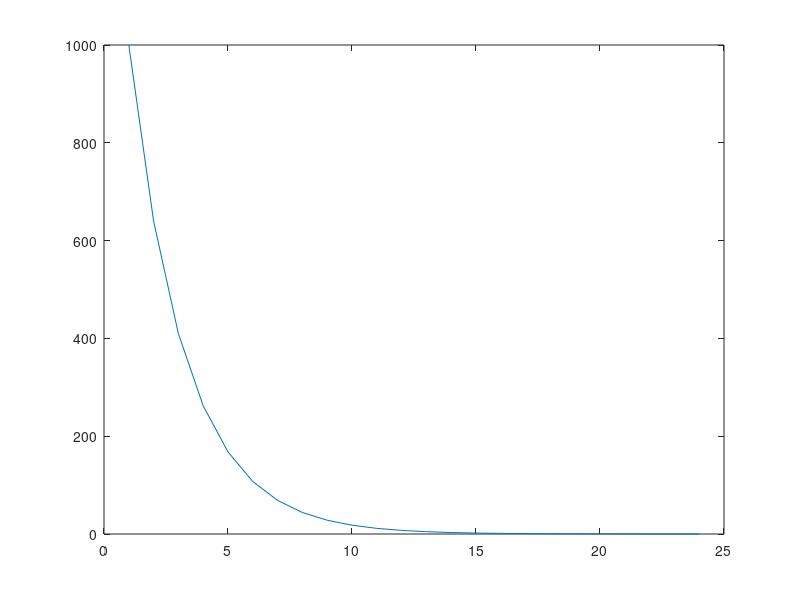
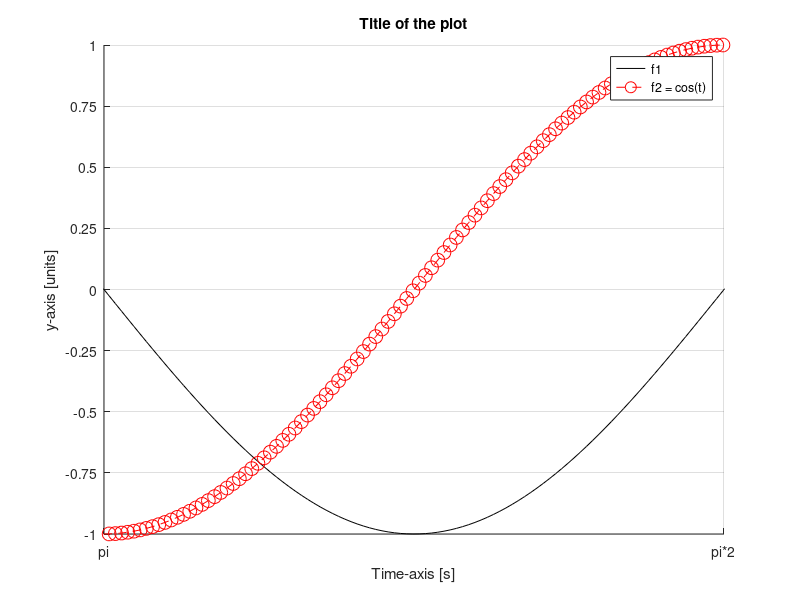
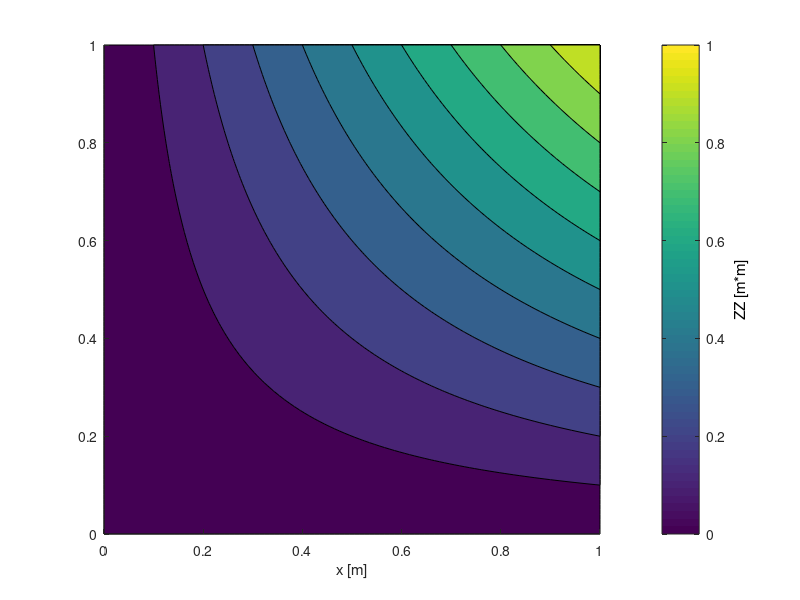

Write the MATLAB code that produced these figures, in order.
clear
r = 0.0001; % 1 /s decay!
C0 = 1000; %cells
t_end = 1; % day
dt = 3600; % seconds
nt = t_end * 24*3600 / dt ; %one days worth of time inspected by 10 s inteval
C = zeros(nt, 1); % Cells
size(C)
C(1) = C0;
for n = 1:nt-1 ;
C(n+1) = C(n) - r * C(n) * dt;
end

%%
figure
plot(1:nt,C)

%% Plotting
fig = figure(2); clf; hold on
t = 1 : pi / 100 : 4*pi;
y = sin( t );
plot( t, y  ,'-k')
plot( t, cos(t)  ,'--or','markersize',10)
title('Title of the plot')
xlabel('Time-axis [s]')
ylabel('y-axis [units]')
grid on

%ax = gca; % get current axis

set(gca, 'XTick', [0, 1, pi, pi*2])
set(gca, 'XTickLabel', {'start','1', 'pi', 'pi*2'})
set(gca, 'YTick', -1:0.25:1)
xlim([pi 2*pi])
leg_hand = legend({'f1','f2 = cos(t)'});

%% 2D plots

fig = figure(3); clf; hold on
x = linspace(0, 1, 100);
y = x';
[xx, yy] = meshgrid(x,y);
zz = xx.*yy;

pcolor( xx, yy, zz )
%shading flat    %eliminates black border
shading interp
xlabel( 'x [m]' )
caxis([0.5 0.6])

cb = colorbar;
set(get(cb, 'ylabel'), 'string', 'ZZ [m*m]') 
contour( xx, yy, zz ,100)
C = 10;
contourf( xx, yy, zz ,[0:0.1:1])
shading flat
%cb. Label. String = 'Label'; % either this or previous

%print(fig, 'dpng', '-r300', 'Figure3_HR.png')
%{
x= linspace(0,1,100); y=0:0.01:1;  % careful!
    [xx,yy] = meshgrid(x,y);  
    zz=xx.*yy;  
pcolor( xx, yy, zz )
     shading flat
contour( xx, yy, zz ,N)
contourf( xx, yy, zz ,[0:0.1:1]*C)
     shading flat
surf( xx, yy, zz )
     shading flat
caxis([colormin colormax])
set(gca,'ytick',[0:0.1:1],'xtick',[0:0.5:1])
set( gca,'fontsize',12,'fontweight','b')
cb=colorbar;      set(get(cb,'ylabel'),'string',string_4_cb)
set(cb, 'position' ,  [x y   dx dy ]/figsize) 
colormap(jet(10))  % use colorbrewer 
%}